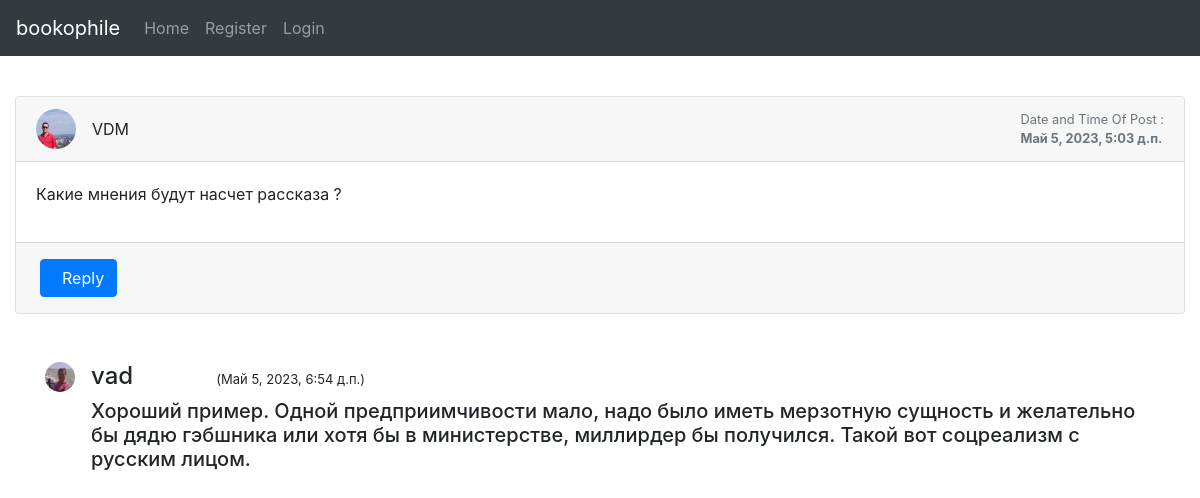
The app's page /discussion/6/ with its own data.
### books/models.py (models this page shows)
class Post(models.Model):
    user1 = models.ForeignKey(User, on_delete=models.CASCADE, default=1)
    post_id = models.AutoField
    post_content = models.CharField(max_length=5000)
    timestamp= models.DateTimeField(default=now)
    image = models.ImageField(upload_to="images",default="")

class Replie(models.Model):
    user = models.ForeignKey(User, on_delete=models.CASCADE, default=1)
    reply_id = models.AutoField
    reply_content = models.CharField(max_length=5000)
    post = models.ForeignKey(Post, on_delete=models.CASCADE, default='')
    timestamp= models.DateTimeField(default=now)
    image = models.ImageField(upload_to="images",default="")

### books/views.py (the view, shortened to what this page needs)
# urls.py: path("discussion/<int:myid>/",discussion, name="Discussions"),
def discussion(request, myid):
    post = Post.objects.filter(id=myid).first()
    replies = Replie.objects.filter(post=post)
    return render(request, "books/discussion.html", {'post':post, 'replies':replies})

### books/templates/books/discussion.html (shortened to what this page needs)
{% extends 'basic.html' %}
{% block body %}
<br>
<div class="container-fluid mt-5">
    <div class="row">
        <div class="col-md-12">
            <div class="card mb-4">
                <div class="card-header">
                    <div class="media flex-wrap w-100 align-items-center"> <img src="/media/{{post.image}}"
                            class="d-block ui-w-40 rounded-circle" alt="" width="40px" height="40px">
                        <div class="media-body ml-3" style="text-transform: uppercase;"> <a data-abc="true">{{post.user1}}</a>
                        </div>
                        <div class="text-muted small ml-3">
                            <div>Date and Time Of Post :</div>
                            <div><strong>{{post.timestamp}}</strong></div>
                        </div>
                    </div>
                </div>
                <div class="card-body">
                    <p>{{post.post_content}}</p>
                </div>
                <div class="card-footer d-flex flex-wrap justify-content-between align-items-center px-0 pt-0 pb-3">
                    <div class="px-4 pt-3"> <button type="button" class="btn btn-primary" data-target="#reply" data-toggle="modal">&nbsp; Reply</button> </div>
                </div>
            </div>
        </div>
    </div>
</div>
{% for reply in replies %}
<br>
<div class="container">
<div class="media">
    <img class="mr-3 rounded-circle" src="/media/{{reply.image}}" alt="." width="30px" height="30px">
    <div class="media-body">
      <h4 class="mt-0">{{reply.user}}	&nbsp;	&nbsp;	&nbsp;	&nbsp;	&nbsp;	&nbsp;  <span><small style="font-size: 13px;">({{reply.timestamp}})</small></span></h4>
      <h5>{{reply.reply_content}}</h5>
    </div>
  </div>
</div>
{% endfor %}
{% endblock %}

### records on screen
Post: image (picture), user1 "VDM", timestamp "Май 5, 2023, 5:03 д.п.", post_content "Какие мнения будут насчет рассказа ?"
Replie: image (picture), user "vad", timestamp "Май 5, 2023, 6:54 д.п.", reply_content "Хороший пример. Одной предприимчивости мало, надо было иметь мерзотную сущность и желательно бы дядю гэбшника или хотя бы в министерстве, миллирдер бы получился. Такой вот соцреализм с русским лицом."
